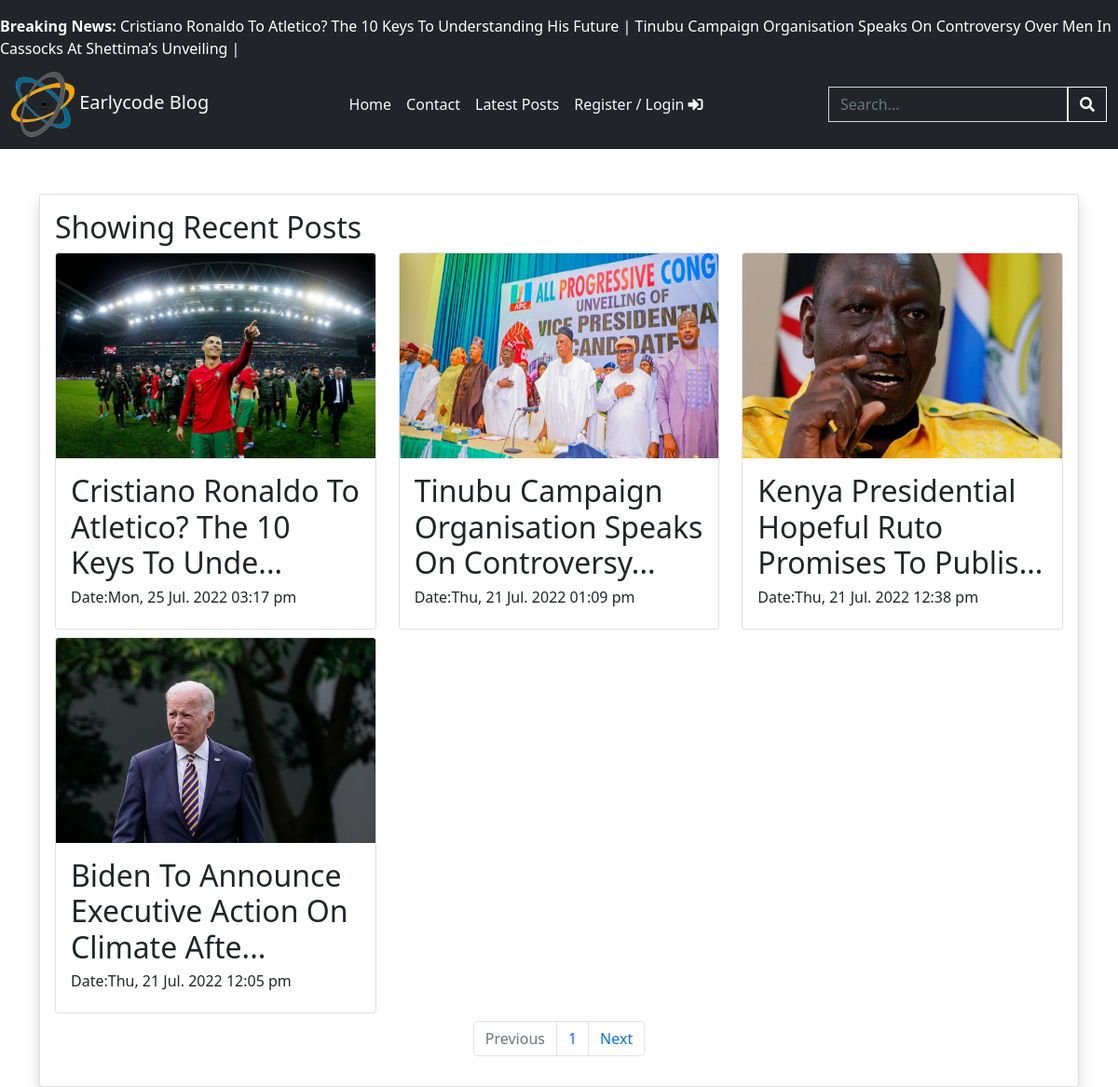
Screenshot of /our-posts.php with the database file from the repository.
### tables this page shows
CREATE TABLE `tbl_posts` (
  `id` int(11) NOT NULL,
  `post_id` varchar(30) NOT NULL,
  `userid` varchar(20) NOT NULL,
  `title` varchar(400) NOT NULL,
  `main_img` varchar(50) NOT NULL,
  `post_article` varchar(5000) NOT NULL,
  `post_status` varchar(10) NOT NULL,
  `date_created` timestamp NOT NULL DEFAULT current_timestamp() ON UPDATE current_timestamp()
);

### assets/modules/sessions.php (called while the page is built, shortened)
<?php
    function getValue($connect,$select,$table,$column,$value){
        $sql = "SELECT $select FROM $table WHERE $column = '$value'";
        $query = mysqli_query($connect,$sql);
        $array = mysqli_fetch_assoc($query);
        return $array;
    }

### our-posts.php (the view, shortened to what this page needs)
<?php
require_once "assets/app/db_con.php";
require_once "assets/modules/sessions.php";
?>
<!DOCTYPE html>
<html lang="en">
<head>
    <link rel="stylesheet" href="assets/css/bootstrap5.min.css">
    <link rel="stylesheet" href="assets/fontawsome/css/all.css">
</head>
<body>
    <?php require_once "assets/modules/navbar.php"; ?>
    <section>
        <div class="container mt-5">
            <div class="card mx-auto shadow">
                <div class="card-body">
                    <?php
                    if (!isset($_GET['q'])) {
                        $name = "Showing Recent Posts";
                    } else {
                        $name = "Showing Results For " . $_GET['q'];
                    }
                    ?>
                    <h2><?php echo $name; ?></h2>
                    <div class="row">
                        <?php
                        if (isset($_GET['q'])) {
                            $search = $_GET['q'];
                            $sql = "SELECT * FROM tbl_posts WHERE title LIKE '%$search%' OR post_article LIKE '%$search%' AND post_status = '1'";
                            $query = mysqli_query($connectDB, $sql);
                            if (mysqli_num_rows($query) < 1) {
                                $sql = "SELECT * FROM users WHERE full_name LIKE '%$search%' OR date_created LIKE '%$search%'";
                                $query = mysqli_query($connectDB, $sql);
                            }
                        } else {
                            if (!isset($_GET['s']) && !isset($_GET['e'])) {
                                $start = 0;
                                $end = 10;
                                $pageNum = 1;
                                $sql = "SELECT * FROM tbl_posts ORDER BY date_created DESC LIMIT $start,$end";
                                $query = mysqli_query($connectDB, $sql);
                            }else{
                                $start = $_GET['s'];
                                $end = $_GET['e'];
                                $pageNum = $_GET['p'];
                                $sql = "SELECT * FROM tbl_posts ORDER BY date_created DESC LIMIT $start,$end";
                                $query = mysqli_query($connectDB, $sql);
                            }
                        }
                        while ($row = mysqli_fetch_assoc($query)) {
                        ?>
                            <div class="col-md-6 col-lg-4 mb-2" id="Posts">
                                <div onclick="window.location = 'post?q=<?php echo $row['post_id']; ?>'" class="card" style="cursor: pointer;">
                                    <img src="assets/img/postImages/<?php echo $row['main_img']; ?>" class="card-img-top">
                                    <div class="card-body">
                                        <h2><?php echo substr(ucwords($row['title']), 0, 50) . '...'; ?></h2>
                                        <h6>Date:<?php
                                                    $date = date_create($row['date_created']);
                                                    echo date_format($date, "D, d M. Y h:i a");
                                                    ?></h6>
                                    </div>
                                </div>
                            </div>
                        <?php }
                        ?>
                    </div>
                    <nav aria-label="Page navigation example">
                        <ul class="pagination justify-content-center">
                            <li class="page-item <?php if ($start < 1){echo "disabled";} {
                            } ?>">
                                <a class="page-link" href="our-posts?s=<?php echo $start - 10; ?>&e=<?php echo $end - 10 ?>&p=<?php echo $pageNum - 1; ?>">Previous</a>
                            </li>
                            <li class="page-item"><a class="page-link"><?php echo $pageNum; ?></a></li>
                            <li class="page-item <?php if(mysqli_num_rows($query) <= 0){echo 'disabled';} ?>">
                                <a class="page-link" href="our-posts?s=<?php echo $start + 10; ?>&e=<?php echo $end + 10 ?>&p=<?php echo $pageNum + 1; ?>">Next</a>
                            </li>
                        </ul>
                    </nav>
                </div>
            </div>
        </div>
    </section>
</body>
</html>

### assets/modules/navbar.php (shortened to what this page needs)
<?php
    require_once "assets/modules/sessions.php";
?>
<section class="bg-dark pt-3">
        <?php
            $news = getValue($connectDB,'post_id','breaking_news','id','1');
        ?>
        <a href="post?q=<?php echo $news['post_id']; ?>" class="text-white text-decoration-none">
            <marquee behavior="scroll" direction="left" scrollamount="7">
                <b>Breaking News: </b>
                 <?php
                    $sql = "SELECT title FROM tbl_posts ORDER BY date_created DESC LIMIT 2";
                    $query = mysqli_query($connectDB,$sql);
                    while($brkNews = mysqli_fetch_assoc($query)){
                        echo ucwords($brkNews['title'])." | ";
                    }
                ?>
            </marquee>
        </a>
</section>
<section>
    <nav class="navbar navbar-expand-lg bg-dark">
    <div class="container-fluid">
        <a class="navbar-brand text-light" href="index">
            <img src="assets/img/logo.png" alt="logo" height="70"> Earlycode Blog
        </a>
        <div class="collapse navbar-collapse" id="navbarSupportedContent">
        <ul class="navbar-nav mx-auto mb-2 mb-lg-0">
            <li class="nav-item">
            <a class="nav-link active text-light" aria-current="page" href="index">Home</a>
            </li>
            <li class="nav-item">
            <a class="nav-link active text-light" aria-current="page" href="contact">Contact</a>
            </li>
            <li class="nav-item">
                <a class="nav-link active text-light" aria-current="page" href="our-posts">Latest Posts</a>
            </li>
            <li class="nav-item">
                <?php if (!isset($_SESSION['id'])) {?>
                <a class="nav-link active text-light" aria-current="page" href="register">Register / Login <i class="fa fa-sign-in-alt"></i></a>
                <?php }else{
                     $user = getValue($connectDB,"full_name","users","id",$_SESSION['id']);
                ?>
                    <a class="nav-link active text-light" aria-current="page" href="users/dashboard"><?php echo ucwords($user['full_name']);   ?></a>
                <?php } ?>
            </li>
        </ul>
        <form action="our-posts" method="get" class="d-flex">
                <input type="text" name="q" placeholder="Search..." class="form-control bg-transparent text-white rounded-0">
                <button class="btn btn-outline-light  rounded-0">
                    <i class="fas fa-search"></i>
                </button>
            </form>
        </div>
    </div>
    </nav>
</section>

### our-posts.php (style rules this page uses)
#Posts img { height: 220px; }

### rows the page displays
tbl_posts: title "Cristiano Ronaldo To Atletico? The 10 Keys To Understanding His Future", main_img (picture), title "Cristiano Ronaldo To Atletico? The 10 Keys To Unde", date_created "Mon, 25 Jul. 2022 03:17 pm"
tbl_posts: title "Tinubu Campaign Organisation Speaks On Controversy Over Men In Cassocks At Shettima’s Unveiling", main_img (picture), title "Tinubu Campaign Organisation Speaks On Controversy", date_created "Thu, 21 Jul. 2022 01:09 pm"
tbl_posts: main_img (picture), title "Kenya Presidential Hopeful Ruto Promises To Publis", date_created "Thu, 21 Jul. 2022 12:38 pm"
tbl_posts: main_img (picture), title "Biden To Announce Executive Action On Climate Afte", date_created "Thu, 21 Jul. 2022 12:05 pm"

### other values shown
$name "Showing Recent Posts"
$pageNum "1"
